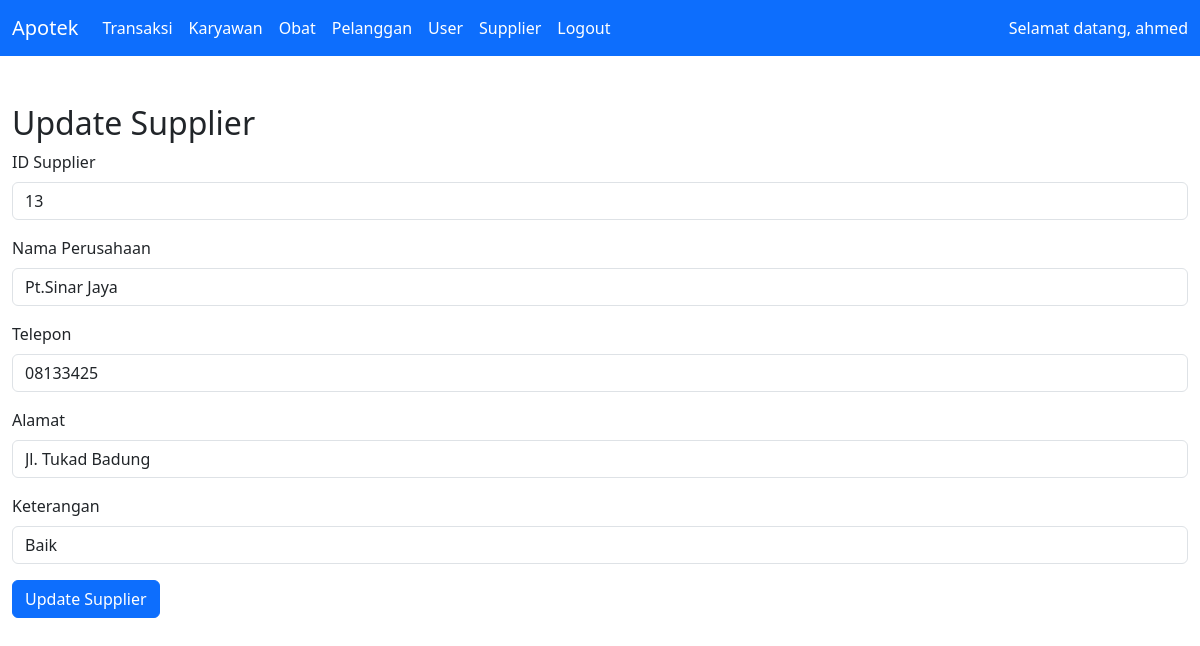
/pages/updateSupplier.php?id=13 (signed in), run on the app's committed database.
### tables this page shows
CREATE TABLE `tb_supplier` (
  `id_supplier` int(4) NOT NULL,
  `perusahaan` varchar(100) NOT NULL,
  `telp` varchar(20) NOT NULL,
  `alamat` text NOT NULL,
  `keterangan` varchar(100) NOT NULL
);

### pages/updateSupplier.php (the view, shortened to what this page needs)
<?php
include "conn.php";
$id_supplier = $_GET['id'];
$query = mysqli_query($conn, "SELECT * FROM tb_supplier WHERE id_supplier = '$id_supplier'");
$data = mysqli_fetch_assoc($query);
include "../components/header.php";
?>
<div class="container-fluid mt-5 pb-5">
    <h2>Update Supplier</h2>
    <form action="updateSupplier.php?id=<?= $id_supplier ?>" method="post">
        <div class="mb-3">
            <label class="form-label">ID Supplier</label>
            <input type="text" name="id_supplier" class="form-control" value="<?= $data['id_supplier'] ?>" readonly>
        </div>
        <div class="mb-3">
            <label class="form-label">Nama Perusahaan</label>
            <input type="text" name="perusahaan" class="form-control" value="<?= $data['perusahaan'] ?>" required>
        </div>
        <div class="mb-3">
            <label class="form-label">Telepon</label>
            <input type="text" name="telp" class="form-control" value="<?= $data['telp'] ?>" required>
        </div>
        <div class="mb-3">
            <label class="form-label">Alamat</label>
            <input type="text" name="alamat" class="form-control" value="<?= $data['alamat'] ?>" required>
        </div>
        <div class="mb-3">
            <label class="form-label">Keterangan</label>
            <input type="text" name="keterangan" class="form-control" value="<?= $data['keterangan'] ?>">
        </div>
        <button type="submit" name="update" class="btn btn-primary">Update Supplier</button>
    </form>
</div>
<?php include "../components/footer.php"; ?>

### data on the page
tb_supplier: id_supplier "13", perusahaan "Pt.Sinar Jaya", telp "08133425", alamat "Jl. Tukad Badung", keterangan "Baik"

### other printed values
$_SESSION['username'] "ahmed"
